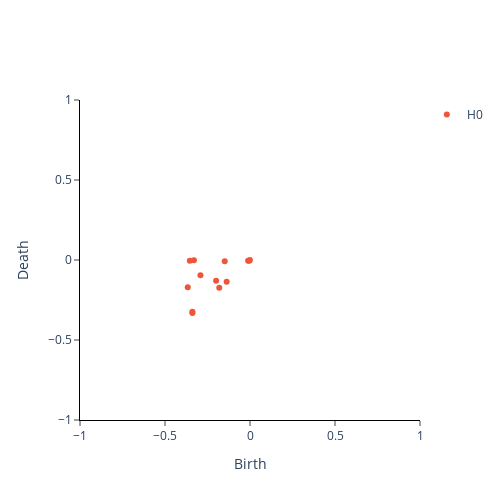

The cell this chart's notebook holds for it:
### Code cell
import gtda.plotting as gplot

gplot.plot_diagram(dgmsg[5])

### Figure 1 — Plotly figure (JSON) as saved in the notebook; plotly's stock layout.template omitted (floating-point values rounded to 4 significant figures)
{"data": [{"hoverinfo": "none", "line": {"color": "black", "dash": "dash", "width": 1}, "mode": "lines", "showlegend": false, "type": "scatter", "x": [0, 0], "y": [0, 0]}, {"mode": "markers", "name": "H0", "type": "scatter", "x": [-0.3389, -0.3388, -0.1809, -0.3662, -0.1373, -0.1993, -0.2914, -0.1486, -0.0112, -0.3539, -0.004577, -0.3297, -0.000548, -0.3681], "y": [-0.3314, -0.3235, -0.1733, -0.1711, -0.1352, -0.1299, -0.09457, -0.008283, -0.005294, -0.0048, -0.004213, -0.001942, -0.0004496, null]}], "layout": {"height": 500, "plot_bgcolor": "white", "width": 500, "xaxis": {"anchor": "y", "exponentformat": "e", "linecolor": "black", "linewidth": 1, "mirror": false, "range": [0, 0], "showexponent": "all", "showline": true, "side": "bottom", "ticks": "outside", "title": {"text": "Birth"}, "type": "linear", "zeroline": true}, "yaxis": {"anchor": "x", "exponentformat": "e", "linecolor": "black", "linewidth": 1, "mirror": false, "range": [0, 0], "showexponent": "all", "showline": true, "side": "left", "ticks": "outside", "title": {"text": "Death"}, "type": "linear", "zeroline": true}}}
